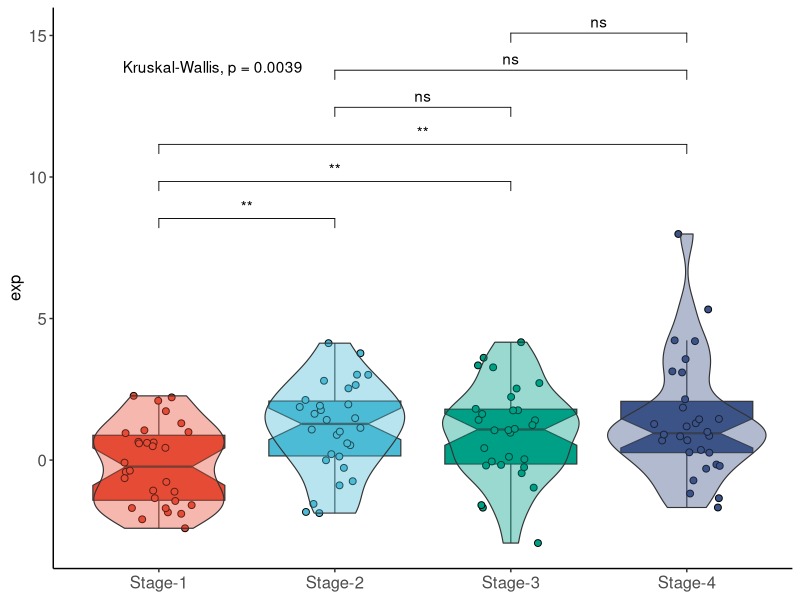

This figure's R source:
## ---- chunk 1
# 生成数据
set.seed(40)
data <- data.frame(exp=c(rnorm(30,0,1.3),rnorm(30,0.5,1.6),
                          rnorm(30,1,1.9),rnorm(30,1.5,1.9)),
                   Stage=c(rep(paste0('Stage-',1:4),each=30)))
data$Stage <- factor(data$Stage, levels = c("Stage-1", "Stage-2", "Stage-3", "Stage-4"))
# 绘制图片
library(ggplot2)
library(ggsci)
library(ggpubr)
ggplot(data,aes(Stage,exp,fill=Stage))+
  geom_boxplot(outlier.colour = NA,notch = T,size = 0.4)+ # 箱式图
  geom_jitter(shape = 21,size=2,width = 0.2)+             # 散点
  geom_violin(position = position_dodge(width = .75),
              size = 0.4,alpha = 0.4,trim = T)+           # 小提琴图
  theme_classic()+
  theme(legend.position = 'none',
        axis.title.y = element_text(size=12),
        axis.text = element_text(size=12),
        axis.title.x = element_blank())+
  scale_fill_npg()+
  stat_compare_means(comparisons = split(t(combn(levels(data$Stage),2)),1:nrow(t(combn(levels(data$Stage),2)))),
                     label = 'p.signif') +
  stat_compare_means(label.y = max(data$exp)+5.7)
